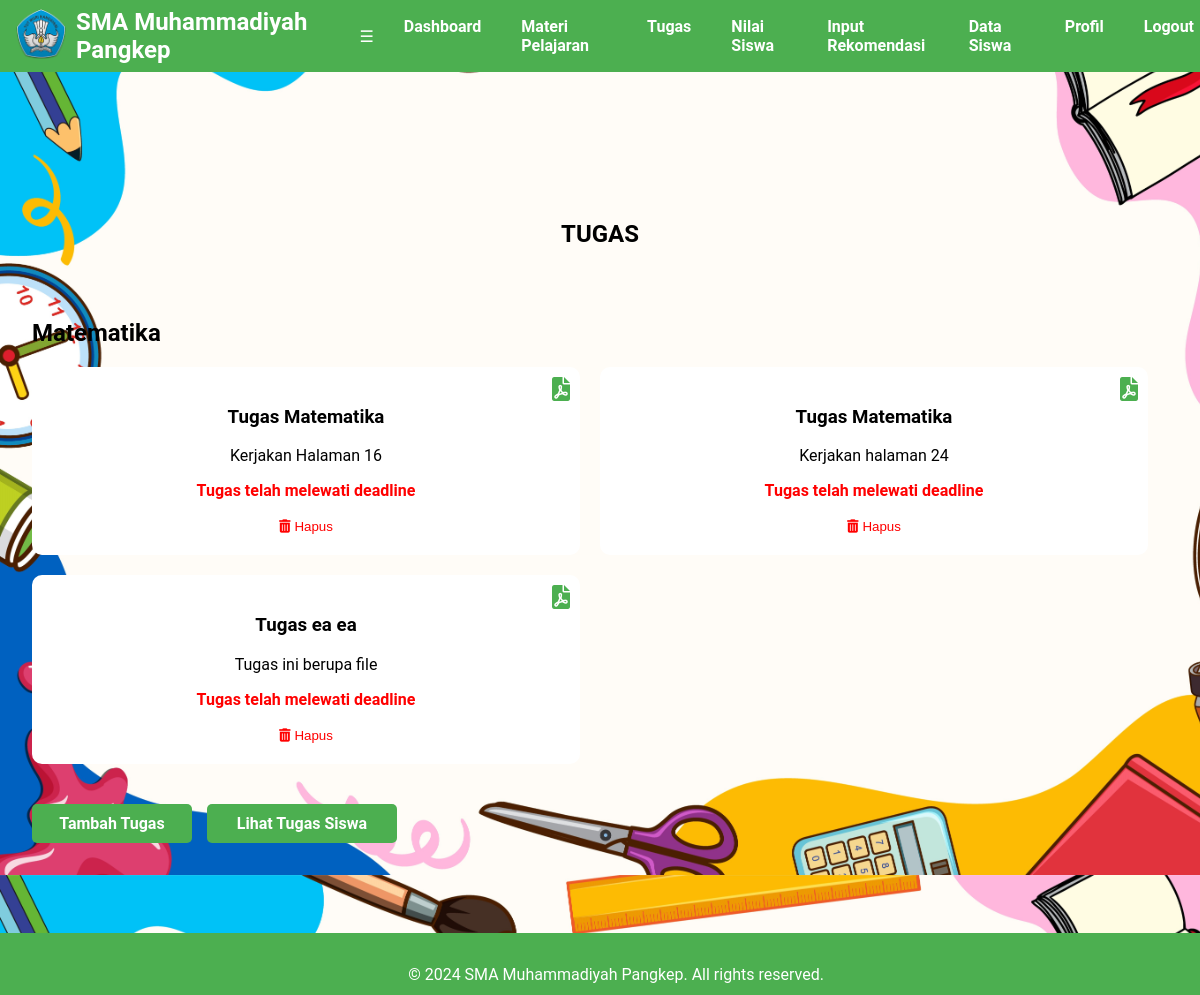
Page /Guru/takes-guru.php (signed in) on the committed database.
### tables this page shows
CREATE TABLE `tugas` (
  `id` int NOT NULL,
  `title` varchar(255) NOT NULL,
  `jelas` varchar(255) NOT NULL,
  `description` text,
  `due_date` date DEFAULT NULL,
  `teacher_id` int DEFAULT NULL,
  `subject_id` int DEFAULT NULL
);

CREATE TABLE `subjects` (
  `id` int NOT NULL,
  `name` varchar(255) NOT NULL,
  `description` text,
  `teacher_id` int DEFAULT NULL
);

### Guru/takes-guru.php (the view, shortened to what this page needs)
<?php
require_once '../koneksi.php';
$teacher_id = $_SESSION['teacher_id'];
$sql = "SELECT
s.id AS subject_id,
s.name AS subject_name,
tg.id AS tugas_id, -- Pastikan kolom ini ada
tg.title AS tugas_title,
tg.description AS tugas_description,
tg.due_date AS tugas_due_date
FROM
tugas tg
JOIN
subjects s ON tg.subject_id = s.id
WHERE
tg.teacher_id = ?
ORDER BY
s.name, tg.due_date ASC";
$stmt = $conn->prepare($sql);
$stmt->bind_param("i", $teacher_id);
$stmt->execute();
$result = $stmt->get_result();
?>
<!DOCTYPE html>
<html lang="en">
<head>
    <link rel="stylesheet" href="https://cdnjs.cloudflare.com/ajax/libs/animate.css/4.1.1/animate.min.css">
    <link rel="stylesheet" href="https://cdnjs.cloudflare.com/ajax/libs/font-awesome/6.0.0-beta3/css/all.min.css">
</head>
<body>
<header class="animate__animated animate__fadeInDown">
    <div class="logo-container">
        <div class="logo">
            <img src="../gambar/logo.png" alt="Logo">
        </div>
        <div class="school-name">
            <p>SMA Muhammadiyah Pangkep</p>
        </div>
    </div>
    <div class="menu-toggle" onclick="toggleMenu()">☰</div>
    <nav>
        <ul id="nav-list">
            <li><a href="teacher-dashboard.php" onclick="toggleMenu()">Dashboard</a></li>
            <li><a href="subjects-guru.php" onclick="toggleMenu()">Materi Pelajaran</a></li>
            <li><a href="takes-guru.php" onclick="toggleMenu()">Tugas</a></li>
            <li><a href="grade-guru.php" onclick="toggleMenu()">Nilai Siswa</a></li>
            <li><a href="recommendations-guru.php" onclick="toggleMenu()">Input Rekomendasi</a></li>
            <li><a href="data-siswa.php" onclick="toggleMenu()">Data Siswa</a></li>
            <li><a href="guru-profile.php" onclick="toggleMenu()">Profil</a></li>
            <li><a href="#" onclick="confirmLogout()">Logout</a></li>
        </ul>
    </nav>
</header>
<main class="animate__animated animate__fadeInUp">
    <section class="recommendations animate__animated animate__fadeIn">
        <h1>TUGAS</h1><br>
        <?php
if ($result->num_rows > 0) {
    $current_subject = '';
    while ($row = $result->fetch_assoc()) {
        if (isset($row['subject_name']) && $row['subject_name'] !== $current_subject) {
            $current_subject = $row['subject_name'];
            echo '<h2>' . htmlspecialchars($current_subject) . '</h2>';
            echo '<div class="tasks">';
        }
        $due_date = new DateTime($row['tugas_due_date']);
        $current_date = new DateTime();
        $overdue = $due_date < $current_date;
        if (isset($row['tugas_title'], $row['tugas_description'], $row['tugas_due_date'], $row['subject_id'])) {
            echo '<div class="task-box">';
            echo '<i class="fas fa-file-pdf pdf-icon"></i>';
            echo '<h3>' . htmlspecialchars($row['tugas_title']) . '</h3>';
            $description = htmlspecialchars($row['tugas_description']);
            $file_extension = pathinfo($description, PATHINFO_EXTENSION);
            if (in_array($file_extension, ['pdf', 'jpg', 'jpeg', 'png', 'doc', 'docx'])) {
                echo '<p>Tugas ini berupa file</p>';
            } else {
                echo '<p>' . $description . '</p>';
            }
            if ($overdue) {
                echo '<p class="overdue">Tugas telah melewati deadline</p>';
            } else {
                echo '<p><strong>Batas Waktu:</strong> ' . htmlspecialchars($row['tugas_due_date']) . '</p>';
            }
            echo '<form method="post" action="delete-task.php" style="display:inline;">
                <input type="hidden" name="tugas_id" value="' . htmlspecialchars($row['tugas_id']) . '">
                <button type="submit" onclick="return confirm(\'Apakah Anda yakin ingin menghapus tugas ini?\');" style="border:none; background:none; color:red; cursor:pointer;">
                <i class="fas fa-trash-alt"></i> Hapus
                </button>
                </form>';
            echo '</div>';
        }
    }
    echo '</div>';
} else {
    echo '<p>Belum Ada Tugas Yang DIberikan</p>';
}
?>
<div class="button-container">
    <a href="tambah-tugas.php" class="tambah-tugas-btn">Tambah Tugas</a>
    <a href="daftar-siswa-kumpul.php" class="lihat-tugas-btn">Lihat Tugas Siswa</a>
</div>
    </section>
</main>
<footer>
    <p>&copy; 2024 SMA Muhammadiyah Pangkep. All rights reserved.</p>
</footer>
</body>
</html>

### Guru/takes-guru.php (style rules this page uses)
body { font-family: 'Roboto', sans-serif; background-image: url('../gambar/cekolah.jpg'); background-size: cover; margin: 0; padding: 0; box-sizing: border-box; background-color: #f0f0f0; }
header { background-color: #4CAF50; color: white; padding: 1rem; display: flex; height: 40px; justify-content: space-between; align-items: center; position: fixed; width: 99%; z-index: 1000; }
.logo-container { display: flex; align-items: center; }
.logo img { width: 50px; margin-right: 10px; }
.school-name p { margin: 0; font-size: 1.5rem; font-weight: bold; }
nav ul { list-style: none; margin: 0; padding: 0; display: flex; justify-content: flex-end; }
.overdue { color: red; font-weight: bold; }
nav ul li { margin-left: 20px; }
nav ul li a { color: white; text-decoration: none; font-weight: bold; padding: 10px; display: block; transition: background-color 0.3s ease; }
main { padding: 2rem; padding-top: 200px; position: relative; z-index: 0; width: 100%; height: calc(100vh - 120px); box-sizing: border-box; overflow: auto; }
.recommendations { margin: 0 auto; max-width: 1200px; }
.tasks { display: flex; flex-wrap: wrap; gap: 20px; margin-top: 20px; }
.task-box { background-color: #ffffff; padding: 20px; border-radius: 10px; text-align: center; transition: background-color 0.3s, transform 0.3s; width: calc(50% - 20px); box-sizing: border-box; font-size: 16px; position: relative; }
.task-box .pdf-icon { position: absolute; top: 10px; right: 10px; font-size: 24px; color: #4CAF50; }
.recommendations h1 { text-align: center; margin-bottom: 2rem; }
footer { background-color: #4CAF50; color: white; text-align: center; padding: 1rem; width: 100%; position: fixed; bottom: 0; height: 30px; margin-top: 20px; }
.button-container { display: flex; gap: 35px; margin-top: 20px; }
.lihat-tugas-btn { display: block; text-align: center; width: 150px; padding: 10px 20px; margin-top: 20px; background-color: #4CAF50; color: white; text-decoration: none; border-radius: 5px; font-weight: bold; margin-left: -20px; }
.tambah-tugas-btn { display: block; text-align: center; width: 120px; padding: 10px 20px; margin-top: 20px; background-color: #4CAF50; color: white; text-decoration: none; border-radius: 5px; font-weight: bold; }

### rows in the picture
tugas: subject.name "Matematika", title "Tugas Matematika", description "Kerjakan Halaman 16", due_date "Tugas telah melewati deadline"
tugas: title "Tugas Matematika", description "Kerjakan halaman 24", due_date "Tugas telah melewati deadline"
tugas: title "Tugas ea ea", description "Tugas ini berupa file", due_date "Tugas telah melewati deadline"
